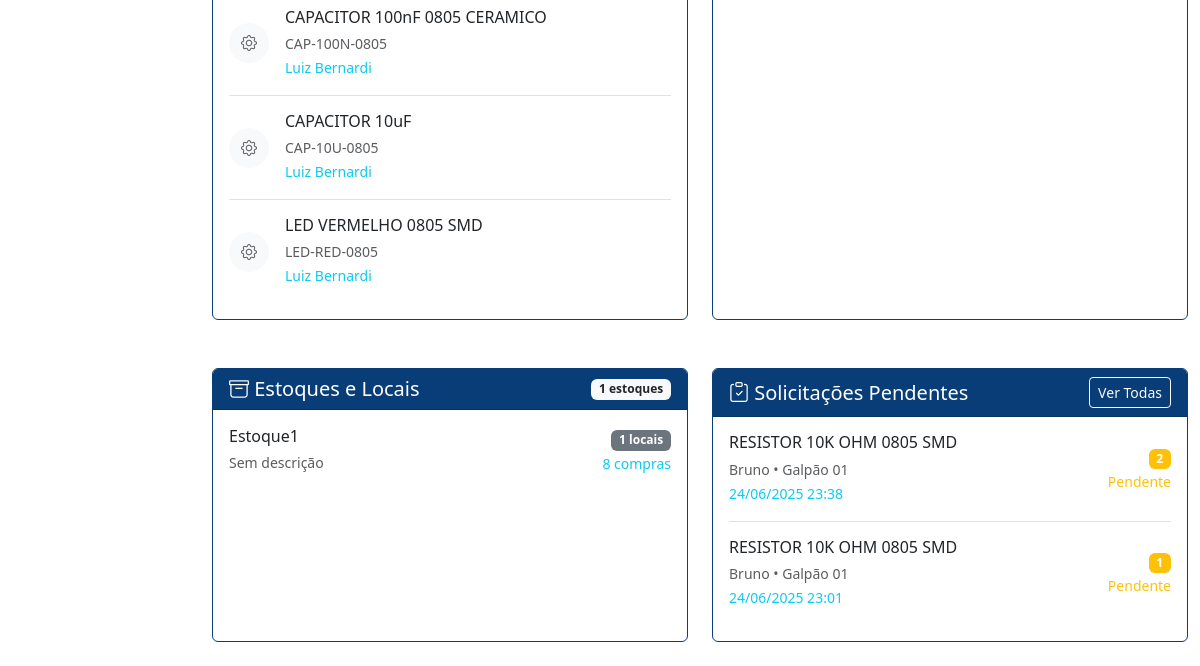
The app's page /administrador/painel/ (signed in, lower part), older data.
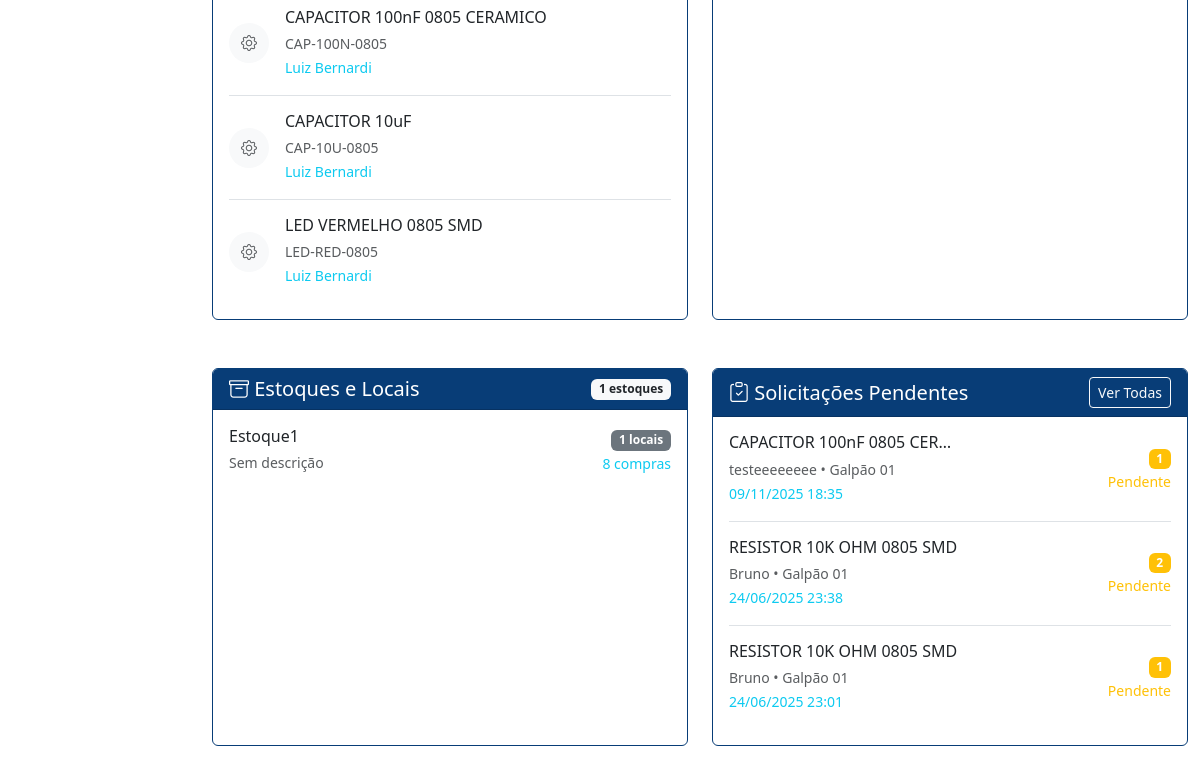
The same page, newer data.
### gearvault/models.py (models this page shows, shortened)
class Produto(models.Model):
    nome = models.CharField(max_length=255)
    codigo = models.CharField(max_length=100, unique=True)
    categoria = models.CharField(max_length=100, blank=True, null=True)
    descricao = models.TextField(blank=True, null=True)
    fornecedores = models.ManyToManyField(
        Fornecedor, blank=True, related_name='produtos')
    imagem = models.ImageField(upload_to='produtos/', blank=True, null=True)

class Fornecedor(models.Model):
    nome = models.CharField(max_length=255)
    cnpj = models.CharField(  max_length=14, validators=[
        MinLengthValidator(14),
            MaxLengthValidator(14)
        ], blank=False, null=False)
    email = models.EmailField(blank=False, null=False)
    telefone = models.CharField(max_length=11,  validators=[
            MinLengthValidator(11),
            MaxLengthValidator(11)
        ], blank=False, null=False)
    endereco = models.ForeignKey(Endereco, on_delete=models.SET_NULL, blank=False, null=True)

class Estoque(models.Model):
    nome = models.CharField(max_length=255)
    descricao = models.TextField(blank=True, null=True)

class SolicitacaoProduto(models.Model):
    STATUS_CHOICES = [
        ('PENDENTE', 'Pendente'),
        ('APROVADA', 'Aprovada'),
        ('REJEITADA', 'Rejeitada'),
    ]
    usuario = models.ForeignKey(
        get_user_model(), on_delete=models.CASCADE, related_name='solicitacoes')
    produto = models.ForeignKey(Produto, on_delete=models.CASCADE)
    local = models.ForeignKey(LocalArmazenamento, on_delete=models.CASCADE)
    quantidade = models.PositiveIntegerField()
    justificativa = models.TextField(
        help_text="Justificativa para a solicitação")
    status = models.CharField(
        max_length=10, choices=STATUS_CHOICES, default='PENDENTE')
    data_solicitacao = models.DateTimeField(auto_now_add=True)
    data_resposta = models.DateTimeField(null=True, blank=True)
    resposta_admin = models.TextField(
        blank=True, null=True, help_text="Resposta do administrador")
    admin_responsavel = models.ForeignKey(
        get_user_model(),
        on_delete=models.SET_NULL,
        null=True,
        blank=True,
        related_name='solicitacoes_processadas'
    )
    class Meta:
        ordering = ['-data_solicitacao']
        verbose_name = 'Solicitação de Produto'
        verbose_name_plural = 'Solicitações de Produtos'

class LocalArmazenamento(models.Model):
    estoque = models.ForeignKey(Estoque, on_delete=models.CASCADE, related_name='locais')
    nome = models.CharField(max_length=255)
    descricao = models.TextField(blank=True, null=True)

### gearvault/views.py (the view)
# urls.py: path('painel/', views.admin_painel, name='admin_painel'),
@login_required
def admin_painel(request):
    if request.user.profile.role != 'ADMIN':
        if request.user.profile.role == 'USUARIO':
            return redirect('usuario_painel')
        return redirect('login')
    produtos = Produto.objects.all()
    total_produtos = produtos.count()
    total_estoque = ItemCompra.objects.aggregate(
        total=Sum('quantidade'))['total'] or 0
    valor_total_estoque = ItemCompra.objects.aggregate(
        total=Sum(F('quantidade') * F('valor_unitario'),
                  output_field=FloatField())
    )['total'] or 0
    compras = Compra.objects.all().order_by('-data')
    estoques = Estoque.objects.prefetch_related('locais', 'compras')
    fornecedores = Fornecedor.objects.all()
    movimentacoes = ItemCompra.objects.select_related(
        'produto', 'local', 'compra', 'compra__estoque').order_by('-id')[:5]
    from .models import SolicitacaoProduto
    solicitacoes_pendentes = SolicitacaoProduto.objects.filter(
        status='PENDENTE'
    ).select_related('produto', 'local', 'usuario').order_by('-data_solicitacao')[:5]
    contexto = {
        'sidebar_links': get_sidebar_links(request.user),
        'produtos': produtos,
        'total_produtos': total_produtos,
        'total_estoque': total_estoque,
        'valor_total_estoque': valor_total_estoque,
        'compras': compras,
        'estoques': estoques,
        'fornecedores': fornecedores,
        'movimentacoes': movimentacoes,
        'solicitacoes_pendentes': solicitacoes_pendentes,
    }
    return render(request, 'pages/admin/painel.html', contexto)

### gearvault/models.py (called while the page is built)
    @property
    def valor_total(self):
        return sum(item.quantidade * item.valor_unitario for item in self.itens.all())

### gearvault/views.py (called while the page is built, shortened)
def get_sidebar_links(user):
    role = getattr(user.profile, 'role', None)
    if role == 'ADMIN':
        return [
            {'url': '/administrador/painel/', 'label': 'Painel Administrador'},
            {'url': '/administrador/usuarios/', 'label': 'Usuários'},
            {'url': '/administrador/solicitacoes/', 'label': 'Solicitações'},
            {'url': '/administrador/estoques/', 'label': 'Estoques'},
            {'url': '/administrador/locais/', 'label': 'Locais de Armazenamento'},
            {'url': '/administrador/fornecedores/', 'label': 'Fornecedores'},
            {'url': '/administrador/produtos/', 'label': 'Produtos'},
            {'url': '/administrador/compradores/', 'label': 'Compradores'},
            {'url': '/administrador/compras/', 'label': 'Compras'},
        ]
    return []

### gearvault/templates/pages/admin/painel.html (shortened to what this page needs)
{% extends 'base.html' %}
{% load static %}
{% block content %}
<div class="container-fluid" id="main-content-panel">
  <div class="row">
    <div class="col-md-2" id="sidebar-panel">
    </div>
    <div class="col-md-10 mt-4" id="painel-content">
<div class="row mt-4">
  <div class="col-md-6 mb-4">
    <div class="card h-100" style="border: 1px solid #083D77;">
      <div class="card-body">
        {% if produtos %}
          {% for produto in produtos|slice:':5' %}
            {% include 'components/list_item_avatar.html' with icon='bi-gear' title=produto.nome|truncatechars:30 subtitle=produto.codigo extra_info=produto.fornecedores.first.nome|default:"Sem fornecedor"  is_currency=True is_last=forloop.last %}
          {% endfor %}
        {% else %}
          {% include 'components/empty_state.html' with icon='bi-gear' message='Nenhum produto cadastrado.' %}
        {% endif %}
      </div>
    </div>
  </div>
  <div class="col-md-6 mb-4">
    <div class="card h-100" style="border: 1px solid #083D77;">
      <div class="card-body">
      </div>
    </div>
  </div>
</div>
<div class="row mt-4">
  <div class="col-md-6 mb-4">
    <div class="card h-100" style="border: 1px solid #083D77;">
      <div class="card-header text-white d-flex justify-content-between align-items-center" style="background-color: #083D77;">
        <h5 class="mb-0"><i class="bi bi-archive"></i> Estoques e Locais</h5>
        <span class="badge bg-light text-dark">{{ estoques|length }} estoques</span>
      </div>
      <div class="card-body">
        {% if estoques %}
          {% for estoque in estoques|slice:':4' %}
          <div class="d-flex justify-content-between align-items-center mb-3 {% if not forloop.last %}border-bottom pb-3{% endif %}">
            <div>
              <h6 class="mb-1">{{ estoque.nome }}</h6>
              <small class="text-muted">{{ estoque.descricao|default:"Sem descrição"|truncatechars:40 }}</small>
            </div>
            <div class="text-end">
              <span class="badge bg-secondary">{{ estoque.locais.count }} locais</span><br>
              <small class="text-info">{{ estoque.compras.count }} compras</small>
            </div>
          </div>
          {% endfor %}
        {% else %}
          {% include 'components/empty_state.html' with icon='bi-archive' message='Nenhum estoque cadastrado.' %}
        {% endif %}
      </div>
    </div>
  </div>
  <div class="col-md-6 mb-4">
    <div class="card h-100" style="border: 1px solid #083D77;">
      <div class="card-header text-white d-flex justify-content-between align-items-center" style="background-color: #083D77;">
        <h5 class="mb-0"><i class="bi bi-clipboard-check"></i> Solicitações Pendentes</h5>
        <a href="/administrador/solicitacoes/" class="btn btn-sm btn-outline-light">Ver Todas</a>
      </div>
      <div class="card-body">
        {% if solicitacoes_pendentes %}
          {% for solicitacao in solicitacoes_pendentes|slice:':4' %}
          <div class="d-flex justify-content-between align-items-center mb-3 {% if not forloop.last %}border-bottom pb-3{% endif %}">
            <div>
              <h6 class="mb-1">{{ solicitacao.produto.nome|truncatechars:25 }}</h6>
              <small class="text-muted">{{ solicitacao.usuario.username }} • {{ solicitacao.local.nome }}</small><br>
              <small class="text-info">{{ solicitacao.data_solicitacao|date:"d/m/Y H:i" }}</small>
            </div>
            <div class="text-end">
              <span class="badge bg-warning">{{ solicitacao.quantidade }}</span><br>
              <small class="text-warning">Pendente</small>
            </div>
          </div>
          {% endfor %}
        {% else %}
          {% include 'components/empty_state.html' with icon='bi-clipboard-check' message='Nenhuma solicitação pendente.' %}
        {% endif %}
      </div>
    </div>
  </div>
</div>
    </div>
  </div>
</div>
{% endblock %}

### templates/components/list_item_avatar.html (shortened to what this page needs)
<div class="d-flex align-items-center mb-3 {% if not is_last %}border-bottom pb-3{% endif %}">
  <div class="me-3">
    <div class="bg-light rounded-circle d-flex align-items-center justify-content-center" style="width: 40px; height: 40px;">
      <i class="{{ icon|default:'bi-circle' }} text-muted"></i>
    </div>
  </div>
  <div class="flex-grow-1">
    <h6 class="mb-1">{{ title }}</h6>
    <small class="text-muted">{{ subtitle }}</small>
    {% if extra_info %}
      <br><small class="text-info">{{ extra_info }}</small>
    {% endif %}
  </div>
</div>

Row changes from the older to the newer data that the page shows:
added SolicitacaoProduto: produto.nome "CAPACITOR 100nF 0805 CER…", usuario.username "testeeeeeeee", local.nome "Galpão 01", data_solicitacao "09/11/2025 18:35", quantidade "1"
